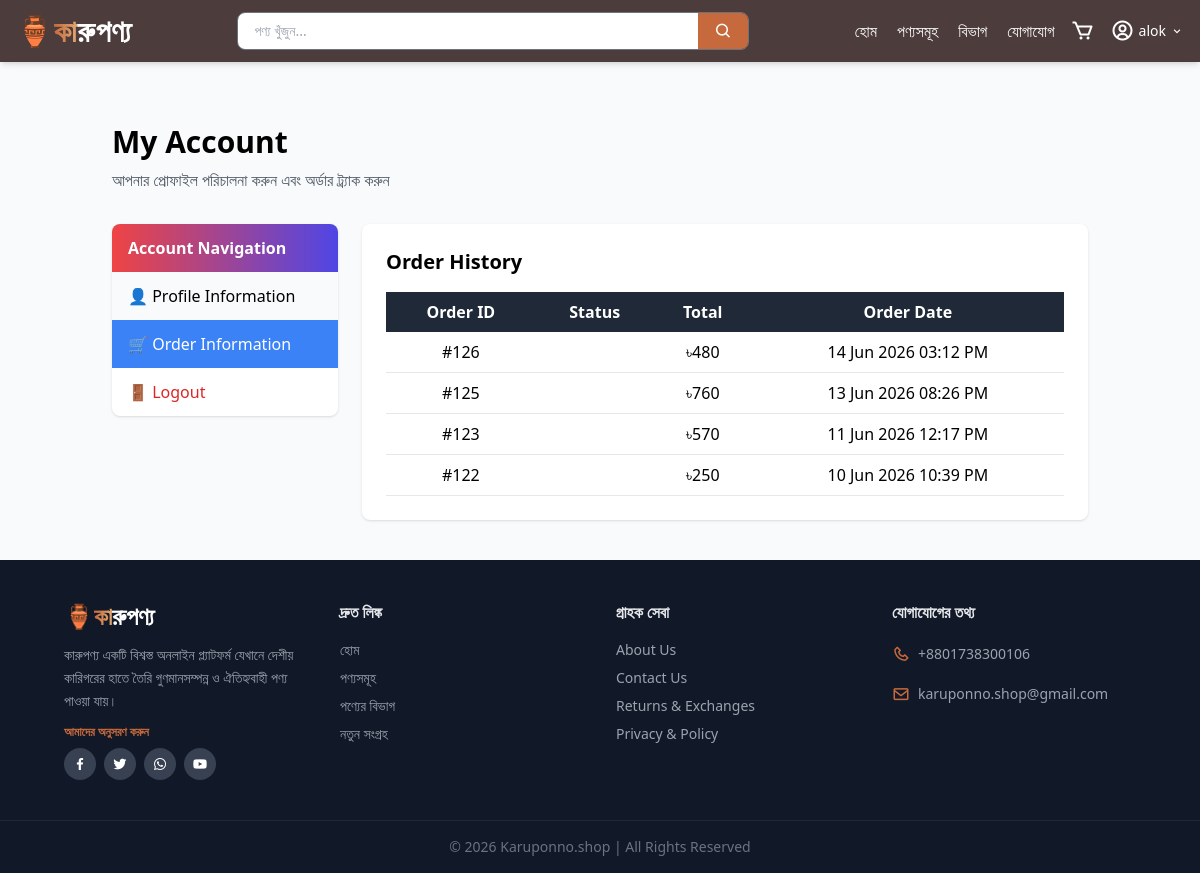
Page /profile/?tab=order (signed in) on the committed database.
### backend/models.py (models this page shows, shortened)
class Order(models.Model):
    user=models.ForeignKey(User,on_delete=models.CASCADE, null=True, blank=True)
    order_id=models.CharField(max_length=20,blank=True,null=True)
    full_name=models.CharField(max_length=20)
    phone=models.CharField(max_length=20,blank=True)
    address=models.TextField()
    location=models.CharField(max_length=50,blank=True,null=True)
    order_total=models.IntegerField(blank=True,null=True)
    order_status=models.CharField(max_length=20,
                                  choices=(('Pending','Pending'),
                                   ('Processing','Processing'),
                                   ('Completed','Completed'),
                                   ('Cancelled','Cancelled'),
                                  ),default='Pending')
    payment_type=models.CharField(max_length=50,null=True,blank=True)
    payment_status=models.CharField(max_length=20,default="Pending")
    transection_id=models.CharField(max_length=200,null=True,blank=True)
    created_date=models.DateTimeField(auto_now_add=True)

### backend/views/home_views.py (the view)
# urls.py: path('profile/',views.profile,name='profile'),
@login_required(login_url='/login/')
def profile(request):
    tab=request.GET.get('tab')
    customer,created=Customer.objects.get_or_create(user=request.user)
    orders = Order.objects.filter(user=request.user).order_by('-created_date')
    total_orders = orders.count()
    total_spent = sum(order.order_total for order in orders)
    order_history_active=(tab=='order')
    return render(request,'shop/profile.html',{
        "customer":customer,
        "orders":orders,
        "total_orders":total_orders,
        "total_spent":total_spent,
        "order_history_active":order_history_active,
    })

### backend/context_processors.py (called while the page is built)
def cart_item_count(request):
    if request.user.is_authenticated:
        cart_items = Cart.objects.filter(user=request.user)
        total_items = sum(item.quantity for item in cart_items)
    else:
        total_items = 0
    return {'cart_item_count': total_items}

### backend/templates/shop/profile.html (shortened to what this page needs)
{% extends "base.html" %}
{% block content %}
<div class="max-w-5xl mx-auto py-10 px-6 mt-10">
    <div class="mb-8">
        <h1 class="text-3xl font-bold">My Account</h1>
        <p class="text-gray-600 mt-2">
            আপনার প্রোফাইল পরিচালনা করুন এবং অর্ডার ট্র্যাক করুন
        </p>
    </div>
    <div class="grid grid-cols-1 md:grid-cols-4 gap-6">
        <div class="md:col-span-1">
            <div class="bg-white shadow rounded-lg overflow-hidden">
                <div class="bg-gradient-to-r from-red-500 to-indigo-600 text-white px-4 py-3 font-semibold">
                    Account Navigation
                </div>
                <a href="?tab=profile"
                   class="block px-4 py-3 hover:bg-blue-100 transition
                   {% if not order_history_active %}bg-blue-500 text-white{% else %}bg-gray-50{% endif %}">
                    👤 Profile Information
                </a>
                <a href="?tab=order"
                   class="block px-4 py-3 hover:bg-blue-100 transition
                   {% if order_history_active %}bg-blue-500 text-white{% else %}bg-gray-50{% endif %}">
                    🛒 Order Information
                </a>
                <a href="/logout/"
                   class="block px-4 py-3 text-red-600 hover:bg-red-50 transition">
                    🚪 Logout
                </a>
            </div>
        </div>
        <div class="md:col-span-3">
            {% if order_history_active %}
            <div class="bg-white shadow rounded-lg p-6">
                <h2 class="text-xl font-semibold mb-4">Order History</h2>
                {% if orders %}
                <div class="overflow-x-auto">
                    <table class="w-full text-center border-collapse">
                        <thead>
                            <tr class="bg-gray-800 text-white">
                                <th class="p-2">Order ID</th>
                                <th class="p-2">Status</th>
                                <th class="p-2">Total</th>
                                <th class="p-2">Order Date</th>
                            </tr>
                        </thead>
                        <tbody>
                            {% for order in orders %}
                            <tr class="border-b">
                                <td class="p-2">#{{ order.id }}</td>
                                <td class="p-2">
                                </td>
                                <td class="p-2">৳{{ order.order_total }}</td>
                                <td class="p-2">{{ order.created_date|date:"d M Y h:i A" }}</td>
                            </tr>
                            {% endfor %}
                        </tbody>
                    </table>
                </div>
                {% else %}
                <p class="text-gray-500">You have not placed any orders yet.</p>
                {% endif %}
            </div>
            {% endif %}
        </div>
    </div>
</div>
{% endblock %}

### backend/templates/base.html (shortened to what this page needs)
{% load static %}
<!doctype html>
<html lang="en">
<head>
    <script src="https://cdn.tailwindcss.com"></script>
    <link href='https://unpkg.com/boxicons@2.1.4/css/boxicons.min.css' rel='stylesheet'>
</head>
<body class="flex flex-col min-h-screen bg-gray-50">
    <header>
        <nav class="bg-[#4C3C3C] text-white shadow-md fixed top-0 left-0 w-full z-50">
            <div class="max-w-7xl mx-auto px-4 py-3 flex items-center justify-between gap-4">
                <a href="{% url 'backend:home' %}" class="shrink-0">
                    <span class="font-extrabold text-2xl md:text-3xl tracking-wide">
                        🏺<span class="bg-gradient-to-r from-[#C66A3D] to-[#E2A76F] bg-clip-text text-transparent">কা</span><span class="text-white">রুপণ্য</span>
                    </span>
                </a>
                <form action="{% url 'backend:product_list' %}" method="GET"
                    class="hidden md:flex flex-1 max-w-lg">
                    <div class="flex w-full rounded-lg overflow-hidden border border-gray-500">
                        <input type="text" name="q" value="{{ request.GET.q }}"
                            placeholder="পণ্য খুঁজুন..."
                            class="w-full px-4 py-2 text-sm text-black outline-none" />
                        <button type="submit"
                            class="bg-[#C66A3D] hover:bg-[#a8532c] px-4 text-white transition">
                            <i class='bx bx-search text-lg'></i>
                        </button>
                    </div>
                </form>
                <div class="flex items-center gap-4">
                    <div class="hidden md:flex items-center gap-5 text-md font-medium">
                        <a href="/" class="hover:text-[#C66A3D] transition">হোম</a>
                        <a href="{% url 'backend:product_list' %}" class="hover:text-[#C66A3D] transition">পণ্যসমূহ</a>
                        <a href="{% url 'backend:category' %}" class="hover:text-[#C66A3D] transition">বিভাগ</a>
                        <a href="{% url 'backend:contact' %}" class="hover:text-[#C66A3D] transition">যোগাযোগ</a>
                    </div>
                    {% if user.is_authenticated %}
                    <a href="{% url 'backend:cart_list' %}" class="relative hover:text-[#C66A3D] transition">
                        <i class='bx bx-cart text-2xl'></i>
                    </a>
                    {% endif %}
                    {% if user.is_authenticated %}
                    <div class="relative group">
                        <button class="flex items-center gap-1 hover:text-[#C66A3D] transition text-sm">
                            <i class='bx bx-user-circle text-2xl'></i>
                            <span class="hidden md:block">{{ user.username }}</span>
                            <i class='bx bx-chevron-down hidden md:block'></i>
                        </button>
                    </div>
                    {% endif %}
                </div>
            </div>
        </nav>
    </header>
    <main class="flex-1 mt-11 ">
        {% block content %}{% endblock %}
    </main>
    <footer class="bg-gray-900 text-white mt-auto">
        <div class="max-w-7xl mx-auto px-4 md:px-8 lg:px-16 py-10 grid grid-cols-2 lg:grid-cols-4 gap-8">
            <div class="col-span-2 lg:col-span-1">
                <span class="font-extrabold text-2xl">
                    🏺<span class="bg-gradient-to-r from-[#C66A3D] to-[#E2A76F] bg-clip-text text-transparent">কা</span><span class="text-white">রুপণ্য</span>
                </span>
                <p class="mt-3 text-sm text-gray-400 leading-relaxed">কারুপণ্য একটি বিশ্বস্ত অনলাইন প্ল্যাটফর্ম যেখানে দেশীয় কারিগরের হাতে তৈরি গুণমানসম্পন্ন ও ঐতিহ্যবাহী পণ্য পাওয়া যায়।</p>
                <p class="text-xs text-[#C66A3D] font-semibold mt-3 mb-2">আমাদের অনুসরণ করুন</p>
                <div class="flex gap-2">
                    <a href="https://www.facebook.com/share/1Fakjm2nTc/"
                        class="w-8 h-8 flex items-center justify-center rounded-full bg-gray-700 hover:bg-blue-600 transition">
                        <i class='bx bxl-facebook'></i>
                    </a>
                    <a href="#" class="w-8 h-8 flex items-center justify-center rounded-full bg-gray-700 hover:bg-sky-500 transition">
                        <i class='bx bxl-twitter'></i>
                    </a>
                    <a href="https://wa.me/8801939463585?text=Hello!%20I%20want%20to%20order" class="w-8 h-8 flex items-center justify-center rounded-full bg-gray-700 hover:bg-green-500 transition">
                        <i class='bx bxl-whatsapp'></i>
                    </a>
                    <a href="#" class="w-8 h-8 flex items-center justify-center rounded-full bg-gray-700 hover:bg-red-600 transition">
                        <i class='bx bxl-youtube'></i>
                    </a>
                </div>
            </div>
            <div>
                <h6 class="font-semibold mb-4 text-gray-200">দ্রুত লিঙ্ক</h6>
                <ul class="space-y-2 text-sm">
                    <li><a href="/" class="text-gray-400 hover:text-[#C66A3D] transition">হোম</a></li>
                    <li><a href="{% url 'backend:product_list' %}" class="text-gray-400 hover:text-[#C66A3D] transition">পণ্যসমূহ</a></li>
                    <li><a href="{% url 'backend:category' %}" class="text-gray-400 hover:text-[#C66A3D] transition">পণ্যের বিভাগ</a></li>
                    <li><a href="{% url 'backend:new_arrival' %}" class="text-gray-400 hover:text-[#C66A3D] transition">নতুন সংগ্রহ</a></li>
                </ul>
            </div>
            <div>
                <h6 class="font-semibold mb-4 text-gray-200">গ্রাহক সেবা</h6>
                <ul class="space-y-2 text-sm">
                    <li><a href="{% url 'backend:about' %}" class="text-gray-400 hover:text-[#C66A3D] transition">About Us</a></li>
                    <li><a href="{% url 'backend:contact' %}" class="text-gray-400 hover:text-[#C66A3D] transition">Contact Us</a></li>
                    <li><a href="{% url 'backend:returns' %}" class="text-gray-400 hover:text-[#C66A3D] transition">Returns & Exchanges</a></li>
                    <li><a href="{% url 'backend:about' %}" class="text-gray-400 hover:text-[#C66A3D] transition">Privacy & Policy</a></li>
                </ul>
            </div>
            <div>
                <h6 class="font-semibold mb-4 text-gray-200">যোগাযোগের তথ্য</h6>
                <ul class="space-y-3 text-sm text-gray-400">
                    <li class="flex items-center gap-2">
                        <i class='bx bx-phone text-[#C66A3D] text-lg'></i> +8801738300106
                    </li>
                    <li class="flex items-center gap-2">
                        <i class='bx bx-envelope text-[#C66A3D] text-lg'></i> karuponno.shop@gmail.com
                    </li>
                </ul>
            </div>
        </div>
        <div class="text-center border-t border-gray-800 py-4 text-sm text-gray-500">
            © 2026 Karuponno.shop | All Rights Reserved
        </div>
    </footer>
</body>
</html>

### rows in the picture
Order: id "126", order_total "480", created_date "14 Jun 2026 03:12 PM"
Order: id "125", order_total "760", created_date "13 Jun 2026 08:26 PM"
Order: id "123", order_total "570", created_date "11 Jun 2026 12:17 PM"
Order: id "122", order_total "250", created_date "10 Jun 2026 10:39 PM"

### other values in the picture
{{ user.username }} "alok"
